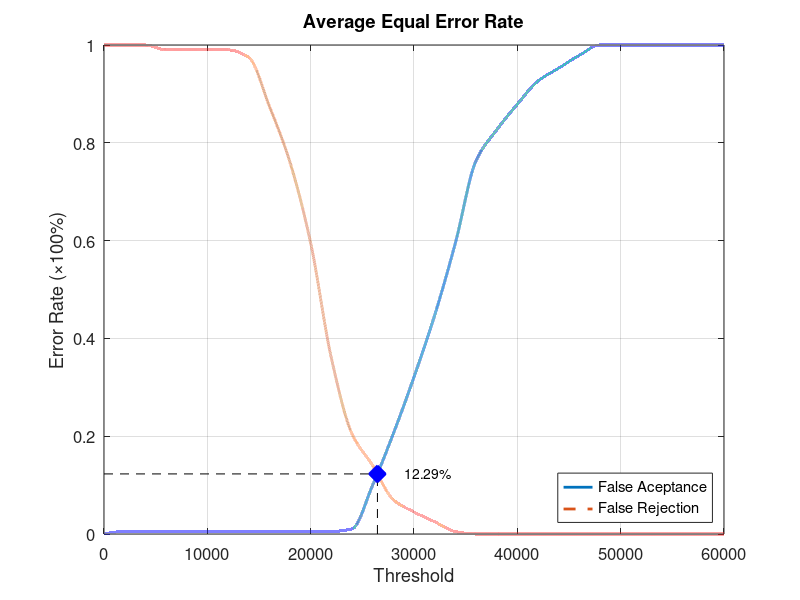
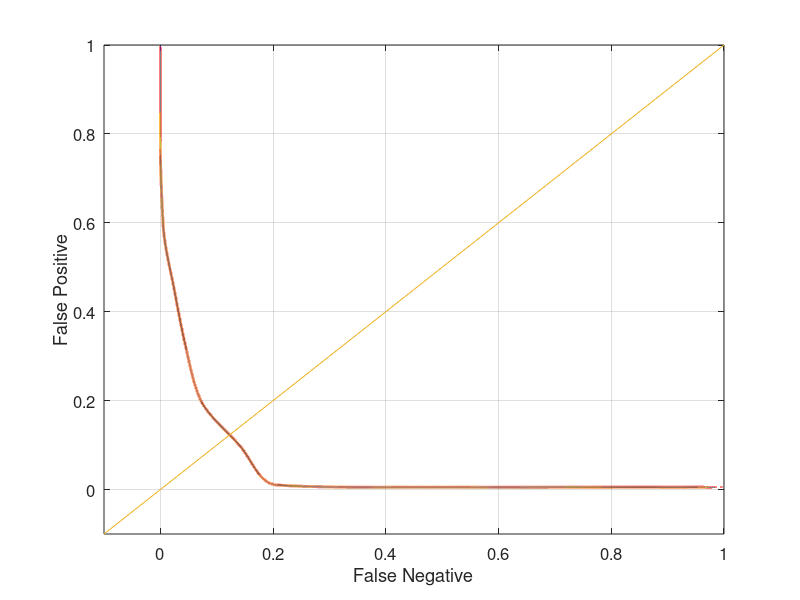

Source code (MATLAB) for these figures, in order:
function yEER = Database1_4
close all;
clear;
clc;
x = 0:2000:60000;
xq = 0:0.5:60000;

y0 = [0 0.00526316 0.00526316 0.00526316 0.00526316 0.00526316 0.00526316 0.00526316 0.00526316 0.00526316 0.00526316 0.00526316 0.0105263 0.1 0.205263 0.321053 0.447368 0.594737 0.763158 0.826316 0.878947 0.926316 0.952632 0.978947 1 1 1 1 1 1 1];
yy0 = interp1(x, y0, xq, 'pchip');
y1 = [1 1 1 0.99 0.99 0.99 0.99 0.975 0.875 0.76 0.595 0.36 0.205 0.14 0.07 0.045 0.025 0.005 0 0 0 0 0 0 0 0 0 0 0 0 0];
yy1 = interp1(x, y1, xq, 'pchip');

% Calculating EER: 
y2 = abs(y0 - y1);
find(y2 == min(y2))
yy2 = abs(yy0 - yy1);
xEER = find(yy2 == min(yy2));
xEERIndex = xq(xEER) % X-axis EER
yEER = yy0(xEER) % Y-axis EER

main = figure
plot(xq, yy0,'-','LineWidth', 2);	hold on
plot(xq, yy1,'--','LineWidth', 2);	hold on
plot([xEERIndex xEERIndex], [0 yEER], 'k--');	hold on
plot([0 xEERIndex], [yEER yEER], 'k--');	hold on
plot(xEERIndex, yEER, 'bx', 'LineWidth', 10);	hold on
text(xEERIndex + 10 * xEERIndex / 100, yEER, [num2str(round((10000 * yEER)) / 100) '%'])
legend('False Aceptance', 'False Rejection', 'Location', 'SouthEast')
xlabel('Threshold')
ylabel('Error Rate (\times100%)')
title('Average Equal Error Rate')
set(gca, 'FontSize', 12)
axis([0 60000 0 1])
grid on

print(main, 'Database1_4Main', '-dpng');
FNRxFPR = figure('Color', [1 1 1]);
plot(yy1, yy0, '-', yy1, yy0, 'LineWidth', 2);
hold on
y = -0.1:0.1:1
plot(y, y); 
set(gca, 'FontSize', 12)
xlabel('False Negative')
ylabel('False Positive')
axis([-0.1 1 -0.1 1])
set(gca, 'FontSize', 12)
grid on

print(FNRxFPR, 'Database1_4FNRxFPR','-dpng');
end
